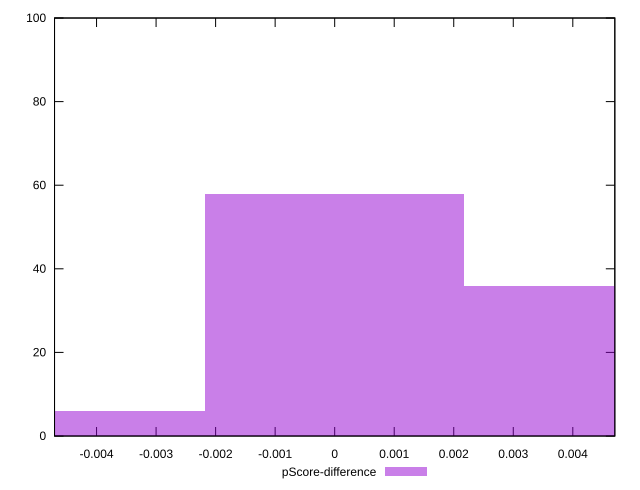

This chart was generated by the following gnuplot code:
reset

$pScoreDifference <<EOF
0 58
-0.004350689514602869 6
0.004350689514602869 36
EOF

set key outside below
set boxwidth 0.004350689514602869
set xrange [-0.004705882352941226:0.004705882352941171]
set yrange [0:100]
set trange [0:100]
set style fill transparent solid 0.5 noborder
set terminal svg size 640, 490 enhanced background rgb 'white'
set output "report/report_00029_2021-02-24T13-36-40.390Z/unused-javascript/samples/agenda/pScore-difference/histogram.svg"

plot $pScoreDifference title "pScore-difference" with boxes

reset
